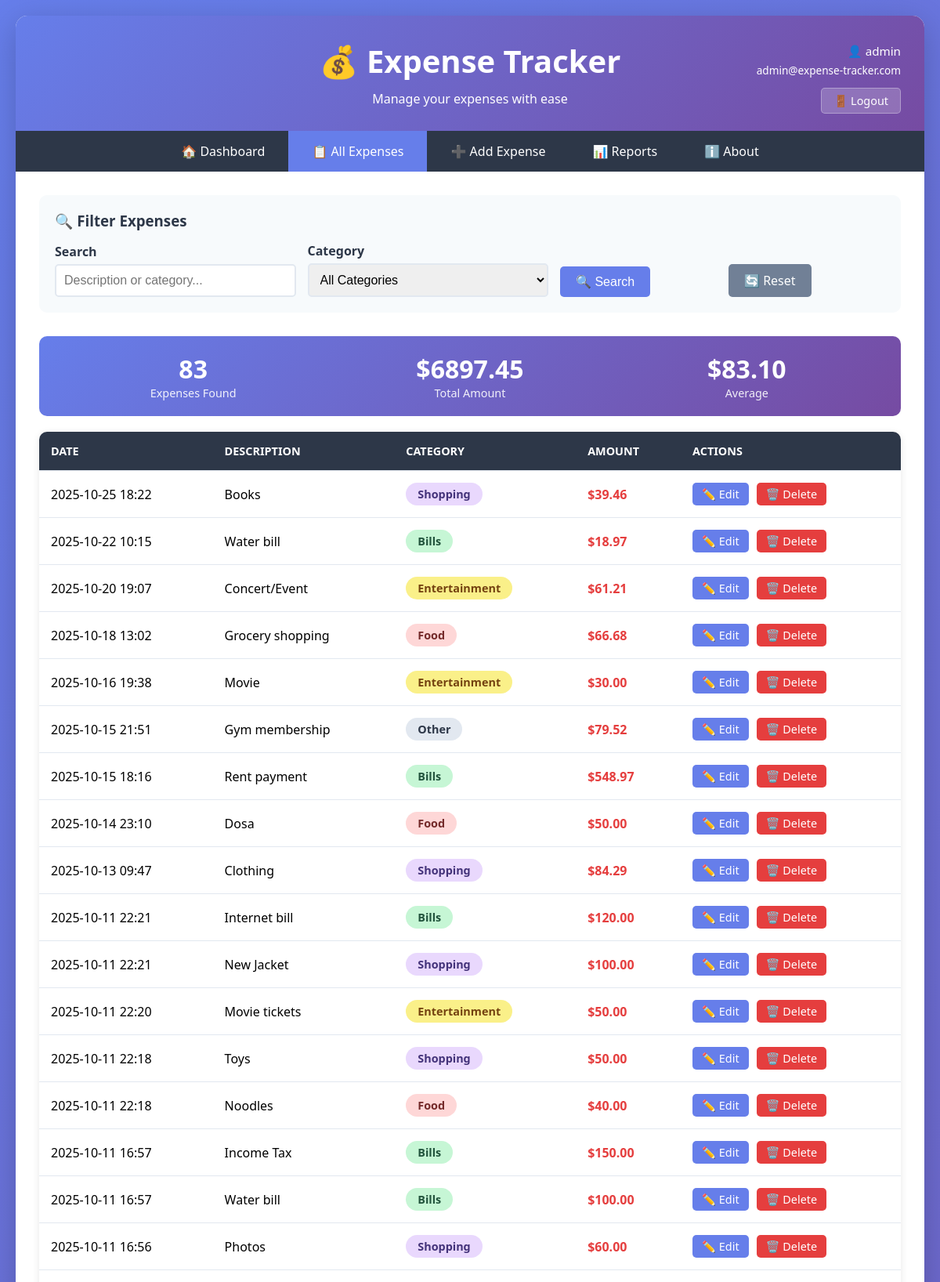
/expenses (signed in, upper part), run on the app's committed database.
### tables this page shows
CREATE TABLE users (
            id INTEGER PRIMARY KEY AUTOINCREMENT,
            username TEXT UNIQUE NOT NULL,
            email TEXT UNIQUE NOT NULL,
            password_hash TEXT NOT NULL,
            created_at TEXT NOT NULL
        );

CREATE TABLE expenses (
            id INTEGER PRIMARY KEY AUTOINCREMENT,
            amount REAL NOT NULL,
            description TEXT NOT NULL,
            category TEXT NOT NULL,
            date TEXT NOT NULL
        , user_id INTEGER DEFAULT 1);

### web_app.py (the view)
@app.route('/expenses')
@login_required
def expenses():
    conn = get_db_connection()
    category = request.args.get('category', '')
    search = request.args.get('search', '')
    query = 'SELECT * FROM expenses WHERE user_id = ?'
    params = [current_user.id]
    if category:
        query += ' AND category = ?'
        params.append(category)
    if search:
        query += ' AND (description LIKE ? OR category LIKE ?)'
        params.append(f'%{search}%')
        params.append(f'%{search}%')
    query += ' ORDER BY date DESC'
    all_expenses = conn.execute(query, params).fetchall()
    conn.close()
    return render_template('expenses.html',
                         expenses=all_expenses,
                         categories=CATEGORIES,
                         selected_category=category,
                         search_term=search)

### web_app.py (called while the page is built)
@login_manager.user_loader
def load_user(user_id):
    conn = sqlite3.connect(DB_FILE)
    conn.row_factory = sqlite3.Row
    cursor = conn.cursor()
    user = cursor.execute('SELECT * FROM users WHERE id = ?', (user_id,)).fetchone()
    conn.close()
    if user:
        return User(user['id'], user['username'], user['email'])
    return None

def get_db_connection():
    conn = sqlite3.connect(DB_FILE)
    conn.row_factory = sqlite3.Row
    return conn

### templates/expenses.html (shortened to what this page needs)
{% extends "base.html" %}
{% block content %}
<div class="filter-section">
    <h3 style="margin-bottom: 15px; color: #2d3748;">🔍 Filter Expenses</h3>
    <form method="GET" action="{{ url_for('expenses') }}" class="filter-form">
        <div class="filter-group">
            <label for="search">Search</label>
            <input type="text" id="search" name="search" placeholder="Description or category..." value="{{ search_term }}">
        </div>
        <div class="filter-group">
            <label for="category">Category</label>
            <select id="category" name="category">
                <option value="">All Categories</option>
            </select>
        </div>
        <div class="filter-group" style="flex: 0;">
            <button type="submit" class="btn btn-primary">🔍 Search</button>
        </div>
        <div class="filter-group" style="flex: 0;">
            <a href="{{ url_for('expenses') }}" class="btn btn-secondary">🔄 Reset</a>
        </div>
    </form>
</div>
{% if expenses %}
<div class="expense-stats">
    <div class="stat-item">
        <div class="value">{{ expenses|length }}</div>
        <div class="label">Expenses Found</div>
    </div>
    <div class="stat-item">
        <div class="value">${{ "%.2f"|format(expenses|sum(attribute='amount')) }}</div>
        <div class="label">Total Amount</div>
    </div>
    <div class="stat-item">
        <div class="value">${{ "%.2f"|format((expenses|sum(attribute='amount')) / (expenses|length)) }}</div>
        <div class="label">Average</div>
    </div>
</div>
<table>
    <thead>
        <tr>
            <th>Date</th>
            <th>Description</th>
            <th>Category</th>
            <th>Amount</th>
            <th>Actions</th>
        </tr>
    </thead>
    <tbody>
        {% for expense in expenses %}
        <tr>
            <td>{{ expense.date[:16] }}</td>
            <td>{{ expense.description }}</td>
            <td>
                <span class="category-badge category-{{ expense.category }}">
                    {{ expense.category }}
                </span>
            </td>
            <td class="amount-positive">${{ "%.2f"|format(expense.amount) }}</td>
            <td>
                <div class="actions">
                    <a href="{{ url_for('edit_expense', id=expense.id) }}" class="btn btn-primary btn-sm">✏️ Edit</a>
                    <a href="{{ url_for('delete_expense', id=expense.id) }}"
                       class="btn btn-danger btn-sm"
                       onclick="return confirm('Are you sure you want to delete this expense?')">
                        🗑️ Delete
                    </a>
                </div>
            </td>
        </tr>
        {% endfor %}
    </tbody>
</table>
{% endif %}
{% endblock %}

### templates/base.html (shortened to what this page needs)
<!DOCTYPE html>
<html lang="en">
<head>
</head>
<body>
    <div class="container">
        <div class="header">
            <div class="user-info">
                <p>👤 {{ current_user.username }}</p>
                <p style="font-size: 0.85em;">{{ current_user.email }}</p>
                <a href="{{ url_for('logout') }}" class="logout-btn">🚪 Logout</a>
            </div>
            <h1>💰 Expense Tracker</h1>
            <p>Manage your expenses with ease</p>
        </div>
        <div class="nav">
            <a href="{{ url_for('index') }}" {% if request.endpoint == 'index' %}class="active"{% endif %}>🏠 Dashboard</a>
            <a href="{{ url_for('expenses') }}" {% if request.endpoint == 'expenses' %}class="active"{% endif %}>📋 All Expenses</a>
            <a href="{{ url_for('add_expense') }}" {% if request.endpoint == 'add_expense' %}class="active"{% endif %}>➕ Add Expense</a>
            <a href="{{ url_for('reports') }}" {% if request.endpoint and 'report' in request.endpoint %}class="active"{% endif %}>📊 Reports</a>
            <a href="{{ url_for('about') }}" {% if request.endpoint == 'about' %}class="active"{% endif %}>ℹ️ About</a>
        </div>
        <div class="content">
            {% block content %}{% endblock %}
        </div>
    </div>
</body>
</html>

### templates/base.html (style rules this page uses)
* { margin: 0; padding: 0; box-sizing: border-box; }
body { font-family: 'Segoe UI', Tahoma, Geneva, Verdana, sans-serif; background: linear-gradient(135deg, #667eea 0%, #764ba2 100%); min-height: 100vh; padding: 20px; }
.container { max-width: 1200px; margin: 0 auto; background: white; border-radius: 15px; box-shadow: 0 10px 40px rgba(0,0,0,0.2); overflow: hidden; }
.header { background: linear-gradient(135deg, #667eea 0%, #764ba2 100%); color: white; padding: 30px; text-align: center; }
.header h1 { font-size: 2.5em; margin-bottom: 10px; }
.user-info { position: absolute; top: 30px; right: 30px; color: white; text-align: right; }
.user-info p { margin: 5px 0; font-size: 0.95em; }
.logout-btn { display: inline-block; margin-top: 8px; padding: 6px 15px; background: rgba(255,255,255,0.2); color: white; text-decoration: none; border-radius: 5px; border: 1px solid rgba(255,255,255,0.3); transition: all 0.3s; font-size: 0.9em; }
.header { position: relative; }
.nav { background: #2d3748; padding: 0; display: flex; justify-content: center; flex-wrap: wrap; }
.nav a { color: white; text-decoration: none; padding: 15px 30px; display: inline-block; transition: background 0.3s; }
.nav a.active { background: #667eea; }
.content { padding: 30px; }
.btn { padding: 10px 20px; border: none; border-radius: 5px; cursor: pointer; font-size: 1em; text-decoration: none; display: inline-block; transition: all 0.3s; }
.btn-primary { background: #667eea; color: white; }
.btn-danger { background: #e53e3e; color: white; }
.btn-secondary { background: #718096; color: white; }

### templates/expenses.html (style rules this page uses)
.filter-section { background: #f7fafc; padding: 20px; border-radius: 10px; margin-bottom: 30px; }
.filter-form { display: flex; gap: 15px; flex-wrap: wrap; align-items: end; }
.filter-group { flex: 1; min-width: 200px; }
.filter-group label { display: block; margin-bottom: 5px; font-weight: bold; color: #2d3748; }
.filter-group input, .filter-group select { width: 100%; padding: 10px; border: 2px solid #e2e8f0; border-radius: 5px; font-size: 1em; }
.expense-stats { background: linear-gradient(135deg, #667eea 0%, #764ba2 100%); color: white; padding: 20px; border-radius: 10px; margin-bottom: 20px; display: flex; justify-content: space-around; text-align: center; }
.stat-item { flex: 1; }
.stat-item .value { font-size: 2em; font-weight: bold; }
.stat-item .label { font-size: 0.9em; opacity: 0.9; }
table { width: 100%; border-collapse: collapse; background: white; border-radius: 10px; overflow: hidden; box-shadow: 0 2px 10px rgba(0,0,0,0.1); }
th, td { padding: 15px; text-align: left; border-bottom: 1px solid #e2e8f0; }
th { background: #2d3748; color: white; font-weight: bold; text-transform: uppercase; font-size: 0.9em; }
.category-badge { display: inline-block; padding: 5px 15px; border-radius: 20px; font-size: 0.9em; font-weight: bold; }
.category-Food { background: #fed7d7; color: #742a2a; }
.category-Entertainment { background: #faf089; color: #744210; }
.category-Shopping { background: #e9d8fd; color: #44337a; }
.category-Bills { background: #c6f6d5; color: #22543d; }
.category-Other { background: #e2e8f0; color: #2d3748; }
.actions { display: flex; gap: 10px; }
.btn-sm { padding: 5px 12px; font-size: 0.9em; }
.amount-positive { color: #e53e3e; font-weight: bold; }

### data on the page
users: username "admin", email "admin@expense-tracker.com"
expenses: date "2025-10-25 18:22", description "Books", category "Shopping", amount "39.46"
expenses: date "2025-10-22 10:15", description "Water bill", category "Bills", amount "18.97"
expenses: date "2025-10-20 19:07", description "Concert/Event", category "Entertainment", amount "61.21"
expenses: date "2025-10-18 13:02", description "Grocery shopping", category "Food", amount "66.68"
expenses: date "2025-10-16 19:38", description "Movie", category "Entertainment", amount "30.00"
expenses: date "2025-10-15 21:51", description "Gym membership", category "Other", amount "79.52"
expenses: date "2025-10-15 18:16", description "Rent payment", category "Bills", amount "548.97"
expenses: date "2025-10-14 23:10", description "Dosa", category "Food", amount "50.00"
expenses: date "2025-10-13 09:47", description "Clothing", category "Shopping", amount "84.29"
expenses: date "2025-10-11 22:21", description "Internet bill", category "Bills", amount "120.00"
expenses: date "2025-10-11 22:21", description "New Jacket", category "Shopping", amount "100.00"
expenses: date "2025-10-11 22:20", description "Movie tickets", category "Entertainment", amount "50.00"
expenses: date "2025-10-11 22:18", description "Toys", category "Shopping", amount "50.00"
expenses: date "2025-10-11 22:18", description "Noodles", category "Food", amount "40.00"
expenses: date "2025-10-11 16:57", description "Income Tax", category "Bills", amount "150.00"
expenses: date "2025-10-11 16:57", description "Water bill", category "Bills", amount "100.00"
expenses: date "2025-10-11 16:56", description "Photos", category "Shopping", amount "60.00"

### other printed values
{{ expenses|length }} "83"
{{ "%.2f"|format(expenses|sum(attribute='amount')) }} "6897.45"
{{ "%.2f"|format((expenses|sum(attribute='amount')) / (expenses|length)) }} "83.10"
